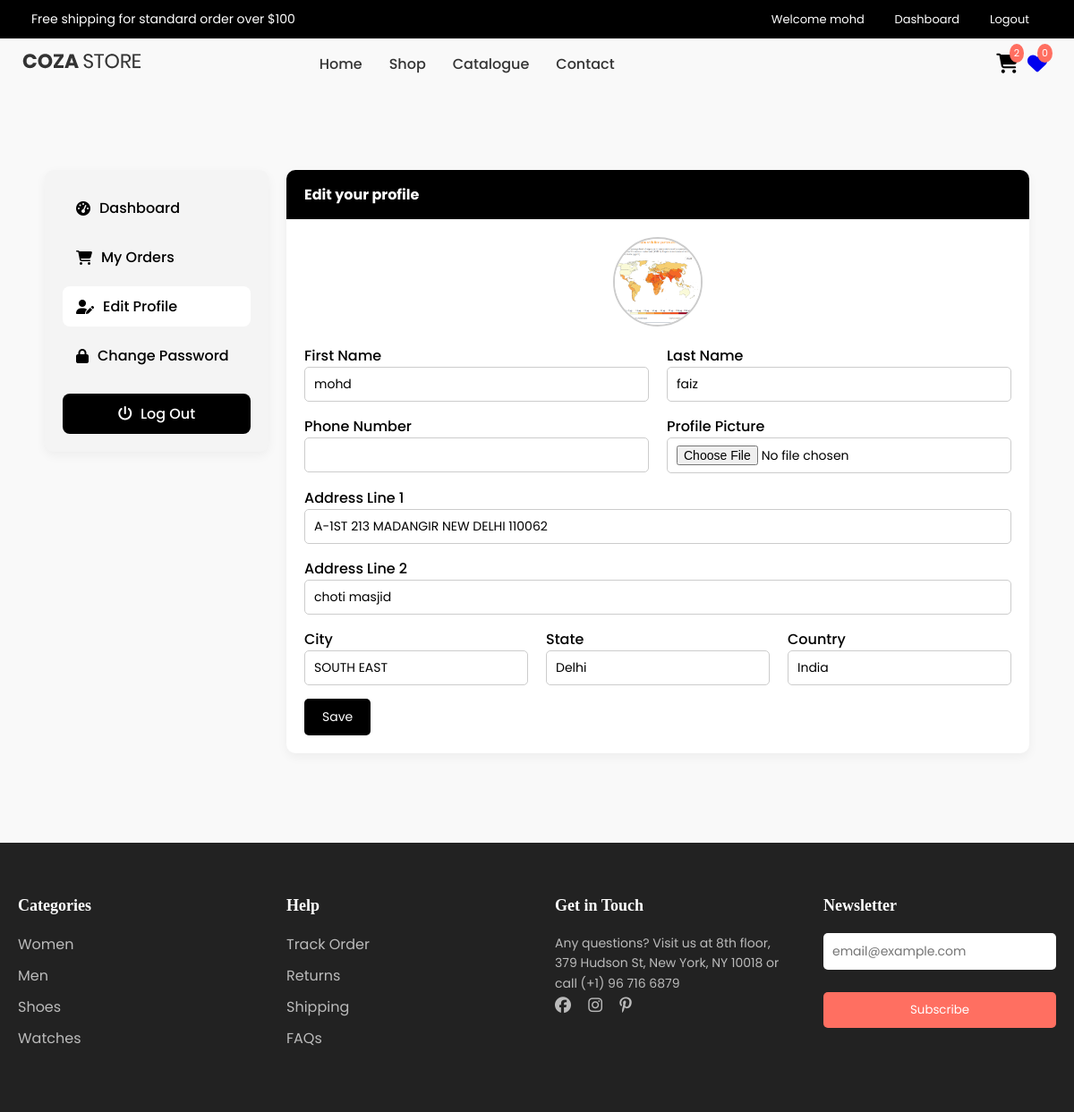
/accounts/edit_profile/ (signed in), run on the app's committed database.
### Accounts/models.py (models this page shows, shortened)
class Account(AbstractBaseUser):
    first_name=models.CharField(max_length=50)
    last_name=models.CharField( max_length=50)
    username = models.CharField(max_length=50, unique=True)
    email=models.EmailField(max_length=100, unique=True)
    phone_number = models.CharField(max_length=50)
    date_joined = models.DateTimeField(auto_now_add=True)
    last_login= models.DateTimeField(auto_now_add=True)
    is_admin= models.BooleanField(default=False)
    is_staff= models.BooleanField(default=False)
    is_active= models.BooleanField(default=False)
    is_superadmin= models.BooleanField(default=False)
    USERNAME_FIELD = 'email'
    REQUIRED_FIELDS=['username','first_name','last_name']
    objects = MyAccountManager()

class UserProfile(models.Model):
    user = models.OneToOneField(Account, on_delete=models.CASCADE)
    address_line_1 = models.CharField(blank=True, max_length=100)
    address_line_2 = models.CharField(blank=True, max_length=100)
    profile_picture = models.ImageField(blank=True, upload_to='userprofile')
    city = models.CharField(blank=True, max_length=20)
    state = models.CharField(blank=True, max_length=20)
    country = models.CharField(blank=True, max_length=20)

### Accounts/views.py (the view)
# urls.py: path('edit_profile/',edit_profile, name='edit_profile'),
@login_required(login_url='login')
def edit_profile(request):
    userprofile = get_object_or_404(UserProfile, user=request.user)
    if request.method == 'POST':
        user_form = UserForm(request.POST, instance=request.user)
        profile_form = UserProfileForm(request.POST, request.FILES, instance=userprofile)
        if user_form.is_valid() and profile_form.is_valid():
            user_form.save()
            profile_form.save()
            messages.success(request, 'Your profile has been updated.')
            return redirect('edit_profile')
    else:
        user_form = UserForm(instance=request.user)
        profile_form = UserProfileForm(instance=userprofile)
    context = {
        'user_form': user_form,
        'profile_form': profile_form,
        'userprofile': userprofile,
    }
    return render(request, 'edit_profile.html', context)

### Accounts/forms.py
class UserForm(forms.ModelForm):
    class Meta:
        model = Account
        fields = ('first_name', 'last_name', 'phone_number')
    def __init__(self, *args, **kwargs):
        super(UserForm, self).__init__(*args, **kwargs)
        for field in self.fields:
            self.fields[field].widget.attrs['class'] = 'form-control'

class UserProfileForm(forms.ModelForm):
    profile_picture = forms.ImageField(required=False, error_messages = {'invalid':("Image files only")}, widget=forms.FileInput)
    class Meta:
        model = UserProfile
        fields = ('address_line_1', 'address_line_2', 'city', 'state', 'country', 'profile_picture')
    def __init__(self, *args, **kwargs):
        super(UserProfileForm, self).__init__(*args, **kwargs)
        for field in self.fields:
            self.fields[field].widget.attrs['class'] = 'form-control'

### Carts/context_processors.py (called while the page is built)
def counter(request):
    cart_count = 0
    if 'admin' in request.path:
        return {}
    try:
        if request.user.is_authenticated:
            cart_items = CartItem.objects.filter(user=request.user, is_active=True)
        else:
            cart = Cart.objects.filter(cart_id=_cart_id(request)).first()
            if cart:
                cart_items = CartItem.objects.filter(cart=cart, is_active=True)
            else:
                cart_items = []
        for item in cart_items:
            cart_count += item.quantity
    except Exception:
        cart_count = 0
    return dict(cart_count=cart_count)

### Category/context_processors.py (called while the page is built)
def menu_links(request):
    links = Category.objects.all()
    return dict(links=links)

### templates/edit_profile.html (shortened to what this page needs)
{% extends 'basee.html' %}
{% load static %}
{% block content %}
<section class="section-content">
  <div class="containerss">
    {% include 'dashboard_sidebar.html' %}
    <main>
      <article class="card">
        <header class="card-header">
          <strong>Edit your profile</strong>
        </header>
        <div class="card-body">
          <img id="profilePreview" src="{{ userprofile.profile_picture.url }}" alt="Profile Picture" class="profile-pic-preview">
          <form action="{% url 'edit_profile' %}" method="POST" enctype="multipart/form-data">
            <div class="form-row" style="display:flex; gap: 20px; flex-wrap: wrap;">
              <div style="flex:1;">
                <label>First Name</label>
                {{ user_form.first_name }}
              </div>
              <div style="flex:1;">
                <label>Last Name</label>
                {{ user_form.last_name }}
              </div>
            </div>
            <div class="form-row" style="display:flex; gap: 20px; flex-wrap: wrap;">
              <div style="flex:1;">
                <label>Phone Number</label>
                {{ user_form.phone_number }}
              </div>
              <div style="flex:1;">
                <label>Profile Picture</label>
                {{ profile_form.profile_picture }}
              </div>
            </div>
            <div>
              <label>Address Line 1</label>
              {{ profile_form.address_line_1 }}
            </div>
            <div>
              <label>Address Line 2</label>
              {{ profile_form.address_line_2 }}
            </div>
            <div class="form-row" style="display:flex; gap: 20px; flex-wrap: wrap;">
              <div style="flex:1;">
                <label>City</label>
                {{ profile_form.city }}
              </div>
              <div style="flex:1;">
                <label>State</label>
                {{ profile_form.state }}
              </div>
              <div style="flex:1;">
                <label>Country</label>
                {{ profile_form.country }}
              </div>
            </div>
            <input type="submit" value="Save">
          </form>
        </div>
      </article>
    </main>
  </div>
</section>
{% endblock %}

### templates/basee.html (shortened to what this page needs)
 {% load static %}
<!DOCTYPE html>
<html lang="en">
<head>
  <link rel="stylesheet" href="https://cdn.jsdelivr.net/npm/material-design-iconic-font@2.2.0/dist/css/material-design-iconic.min.css">
  <link rel="stylesheet" href="https://cdnjs.cloudflare.com/ajax/libs/font-awesome/6.4.2/css/all.min.css">
</head>
<body>
<header>
  <div class="container-menu-desktop">
    <div class="top-bar">
      <div class="content-topbar container">
        <div class="left-top-bar">Free shipping for standard order over $100</div>
        <div class="right-top-bar">
          {% if user.is_authenticated %}
            <a href="#">Welcome {{ user.first_name }}</a>
            <a href="{% url 'dashboard' %}">Dashboard</a>
            <a href="{% url 'logout' %}">Logout</a>
          {% else %}
            <a href="#">Welcome Guest</a>
            <a href="{% url 'login' %}">Sign In</a>
            <a href="{% url 'register' %}">Register</a>
          {% endif %}
        </div>
      </div>
    </div>
    <div class="wrap-menu-desktop">
      <nav class="limiter-menu-desktop container">
        <a href="#"><img src="{% static 'images/icons/logo-01.png' %}" alt="IMG-LOGO"></a>
        <div class="menu-desktop">
          <ul class="main-menu">
            <li><a href="{% url 'home' %}">Home</a></li>
            <li><a href="{% url 'store' %}">Shop</a></li>
            <li><a href="{% url 'catalogue' %}">Catalogue</a></li>
            <li><a href="{% url 'contact' %}">Contact</a></li>
          </ul>
        </div>
        <div class="wrap-icon-header">
          <div class="icon-header-item icon-header-noti js-show-cart" onclick="window.location.href='{% url 'cart' %}'" data-notify="2"><i class="fa-solid fa-cart-shopping"></i></div>
          <a href="#" class="icon-header-item icon-header-noti" data-notify="0"><i class="fa-solid fa-heart"></i></a>
        </div>
      </nav>
    </div>
  </div>
</header>
{% block content %}{% endblock %}
<footer>
  <div class="footer-container">
    <div>
      <h4>Categories</h4>
      <ul>
        <li><a href="#">Women</a></li>
        <li><a href="#">Men</a></li>
        <li><a href="#">Shoes</a></li>
        <li><a href="#">Watches</a></li>
      </ul>
    </div>
    <div>
      <h4>Help</h4>
      <ul>
        <li><a href="#">Track Order</a></li>
        <li><a href="#">Returns</a></li>
        <li><a href="#">Shipping</a></li>
        <li><a href="#">FAQs</a></li>
      </ul>
    </div>
    <div>
      <h4>Get in Touch</h4>
      <p>Any questions? Visit us at 8th floor, 379 Hudson St, New York, NY 10018 or call (+1) 96 716 6879</p>
      <div class="social-icons">
        <a href="#"><i class="fab fa-facebook"></i></a>
        <a href="#"><i class="fab fa-instagram"></i></a>
        <a href="#"><i class="fab fa-pinterest-p"></i></a>
      </div>
    </div>
    <div>
      <h4>Newsletter</h4>
      <form class="newsletter" id="newsletterForm">
        <input type="email" name="email" placeholder="email@example.com" required>
        <button type="submit">Subscribe</button>
      </form>
    </div>
  </div>
</footer>
</body>
</html>

### templates/basee.html (style rules this page uses)
* { margin: 0; padding: 0; box-sizing: border-box; font-family: "Poppins", sans-serif; }
body { margin: 0; font-family: 'Poppins', sans-serif; }
header { width: 100%; z-index: 999; }
.container { max-width: 1150px; margin: 0 auto; padding: 0 10px; }
.container-menu-desktop { display: flex; flex-direction: column; z-index: 999; position: sticky; top: 0; }
.top-bar { color: #fff; background: #000; font-size: 14px; padding: 11px 0; position: fixed; top: 0; left: 0; width: 100%; z-index: 1000; }
.top-bar .content-topbar { display: flex; justify-content: space-between; align-items: center; }
.right-top-bar a { text-decoration: none; color: #ffffff; padding: 0 15px; font-size: 13px; }
.wrap-menu-desktop { position: fixed; top: 40px; left: 0; width: 100%; background: transparent; z-index: 999; transition: background 0.3s, box-shadow 0.3s; }
.limiter-menu-desktop { display: flex; justify-content: space-between; align-items: center; padding: 15px 0; }
.main-menu { list-style: none; display: flex; margin-right: 223px; padding: 0; }
.main-menu li { margin: 0 15px; }
.main-menu a { text-decoration: none; font-weight: 500; color: #333; transition: 0.3s; }
.wrap-icon-header { display: flex; align-items: center; }
.icon-header-item { font-size: 22px; margin: 0 5px; cursor: pointer; position: relative; }
.icon-header-noti::after { content: attr(data-notify); position: absolute; top: -6px; right: -6px; background: #ff6f61; color: #fff; font-size: 11px; border-radius: 50%; padding: 2px 5px; }
footer { background: #222; color: #fff; padding: 60px 20px; }
footer h4 { font-family: 'PlayfairDisplay-Bold'; font-size: 18px; margin-bottom: 20px; }
footer a { color: #bbb; text-decoration: none; transition: 0.3s; }
footer ul { list-style: none; padding: 0; margin: 0; }
footer ul li { margin-bottom: 10px; }
footer p { color: #bbb; font-size: 14px; line-height: 1.6; }
.footer-container { display: grid; grid-template-columns: repeat(auto-fit, minmax(220px, 1fr)); gap: 40px; max-width: 1200px; margin: 0 auto; }
.social-icons a { font-size: 18px; margin-right: 15px; color: #bbb; }
.newsletter input { width: 100%; padding: 10px; margin-bottom: 10px; border-radius: 5px; border: none; outline: none; }
.newsletter button { padding: 10px 20px; border: none; border-radius: 5px; background: #ff6f61; color: #fff; cursor: pointer; transition: 0.3s; }

### templates/edit_profile.html (style rules this page uses)
.section-content { padding: 140px 50px 30px 50px; background: #f9f9f9; }
.containerss { max-width: 1200px; margin: 50px auto; display: flex; gap: 20px; flex-wrap: wrap; }
main { flex: 1; }
.card { background: #fff; border-radius: 10px; overflow: hidden; box-shadow: 0 4px 12px rgba(0,0,0,0.05); margin-bottom: 20px; }
.card-header { background: #000; color: #fff; padding: 15px 20px; font-size: 16px; font-weight: 500; }
.card-body { padding: 20px; }
form { display: flex; flex-direction: column; gap: 15px; }
form label { font-weight: 500; margin-bottom: 5px; color: #000; }
form input, form select, form textarea { width: 100%; padding: 8px 10px; border: 1px solid #ccc; border-radius: 5px; font-size: 14px; }
form input[type="submit"] { width: fit-content; background: #000; color: #fff; cursor: pointer; transition: 0.3s; border: none; padding: 10px 20px; border-radius: 5px; }
.profile-pic-preview { display: block; margin-left: auto; margin-right: auto; margin-bottom: 20px; width: 100px; height: 100px; border-radius: 50%; object-fit: cover; border: 2px solid #ccc; }

### data on the page
Account: first_name "mohd", last_name "faiz"
UserProfile: profile_picture (picture), address_line_1 "A-1ST 213 MADANGIR NEW DELHI 110062", address_line_2 "choti masjid", city "SOUTH EAST", state "Delhi", country "India"
